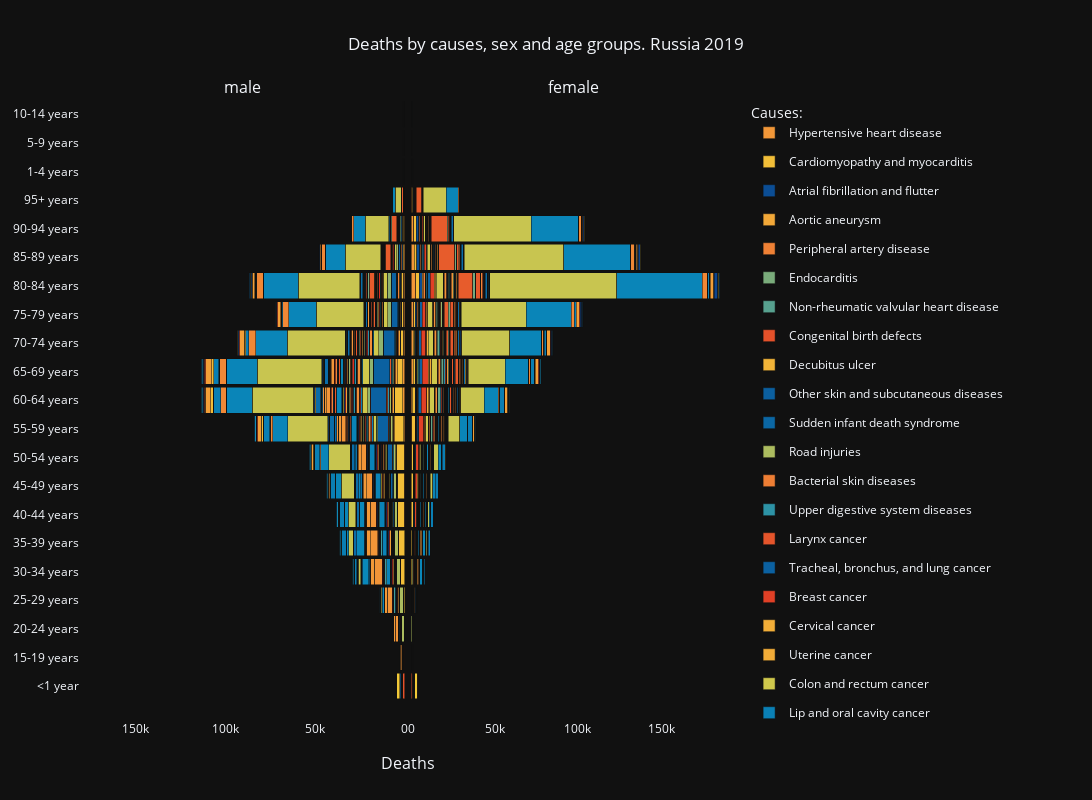

Source (notebook cell):
### Code cell
fig = make_subplots(
    rows=1, cols=2,
    subplot_titles=deaths_by_causes.sex_name.unique(),
    x_title='Deaths',
    shared_yaxes=True,
    shared_xaxes=True,
    vertical_spacing=0.1,
    horizontal_spacing=0.01
)

for sex_name in deaths_by_causes.sex_name.unique():
    for cause_name in deaths_by_causes.cause_name.unique():
        data_to_plot = deaths_by_causes.query(
            "cause_name == @cause_name"
            " and sex_name == @sex_name"
        )

        fig.add_trace(
            go.Scatter(
                y=['<1 year'],
                x=[170000],
                marker=dict(opacity=0.00001, size=0.0001),
                showlegend=False,
            )
        )

        fig.add_trace(
            go.Bar(
                y=data_to_plot['age_name'],
                x=data_to_plot['val'],
                name=cause_name,
                showlegend=True if sex_name == 'female' else False,
                legendgroup=cause_name,
                marker=dict(color=causes_color_map[cause_name]),
                width=0.9,
                orientation='h',
                hovertemplate=("Age: %{y}<br>"f"Cause:{cause_name}<br>""Deaths:%{x}<extra></extra>")
            ),
            col=2 if sex_name == 'female' else 1,
            row=1
        )

        fig.update_layout(xaxis_range=[0, 170000])


fig.update_layout(
    height=800,
    width=1400,
    barmode='stack',
    template='plotly_dark',
    title=dict(
        text=f'Deaths by causes, sex and age groups. {country} {year}',
        x=0.5
    ),
    xaxis_autorange='reversed',    
    legend=dict(
        title=dict(text='Causes:')
    )
)
fig.show()
